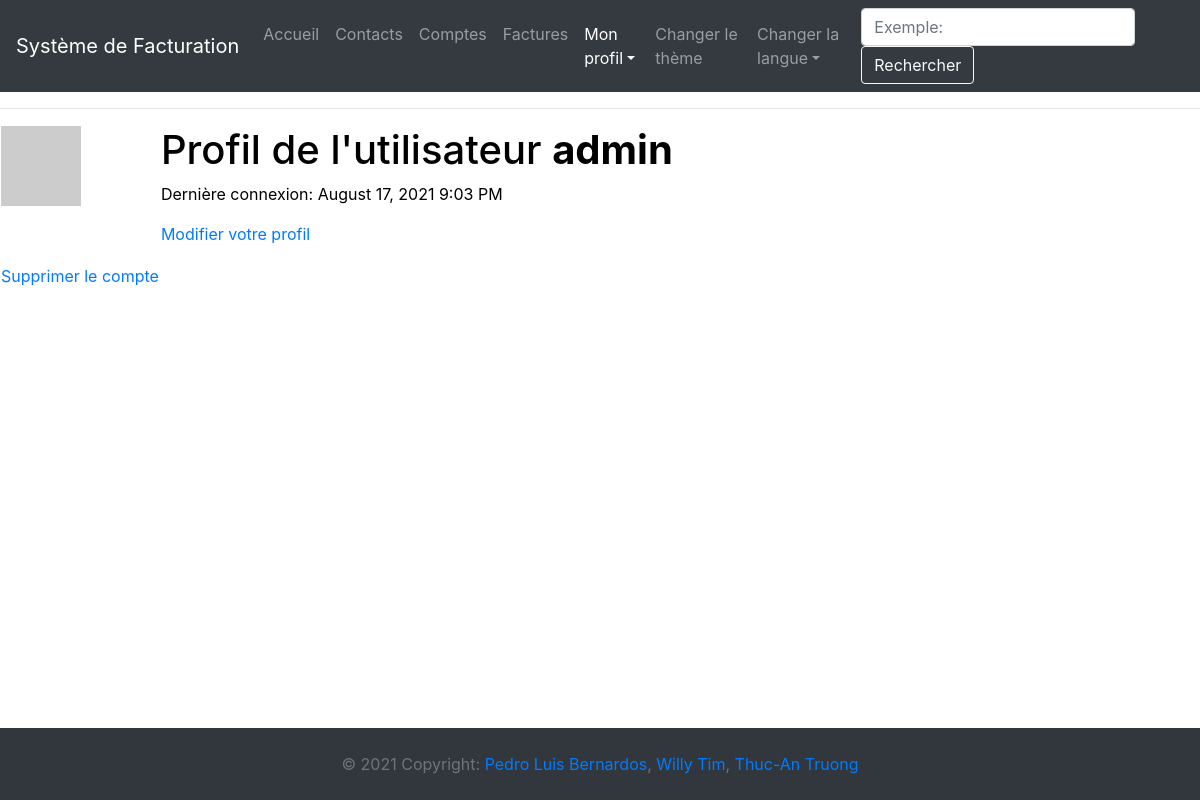
The page /user/admin (signed in) on the database as committed earlier.
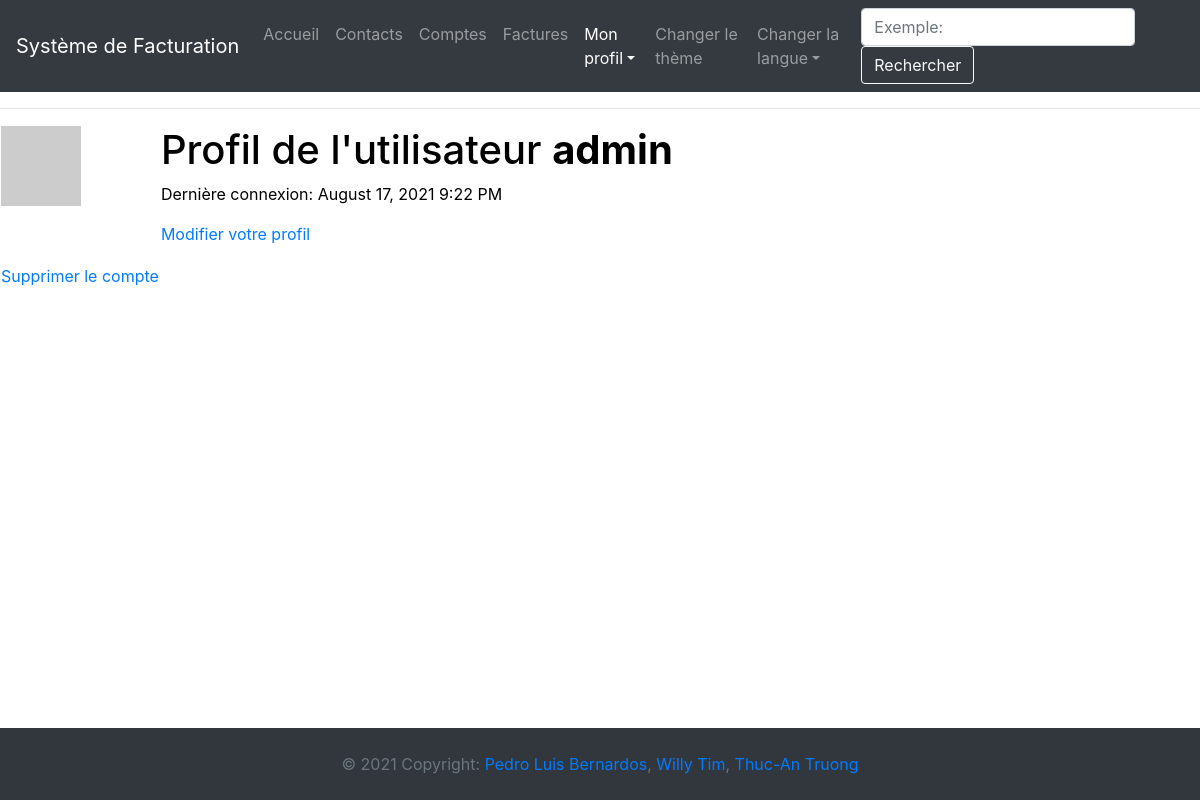
The same page on the database as committed later.
### app/models.py (models this page shows, shortened)
class User(UserMixin, db.Model):
    __tablename__ = "user"
    id = db.Column(db.Integer, primary_key=True)
    username = db.Column(db.String(64), index=True, unique=True)
    email = db.Column(db.String(120), index=True, unique=True)
    password_hash = db.Column(db.String(128))
    about_me = db.Column(db.String(140))
    last_seen = db.Column(db.DateTime, default=datetime.utcnow)
    profil_courrant = db.Column(db.Integer)
    profilEntreprise = db.relationship('CompanyProfil', back_populates="user")
    contact = db.relationship('Contact', back_populates="user")
    compte = db.relationship('Compte', back_populates="user")
    facture = db.relationship('Facture', back_populates="user")
    def avatar(self, size):
        digest = md5(self.email.lower().encode('utf-8')).hexdigest()
        return 'https://www.gravatar.com/avatar/{}?d=identicon&s={}'.format(digest, size)

### app/user/routes.py (the view)
@bp.route('/user/<username>')
@login_required
def user(username):
    user = User.query.filter_by(username=username).first_or_404()
    return render_template('user/user.html', title=_('Mon profil'), user=user)

### app/__init__.py (called while the page is built)
@app.context_processor
def inject_conf_var():
    return dict(AVAILABLE_LANGUAGES=app.config['LANGUAGES'], CURRENT_LANGUAGE=session.get('language',request.accept_languages.best_match(app.config['LANGUAGES'].keys())))

### app/models.py (called while the page is built)
@login.user_loader
def load_user(id):
    return User.query.get(int(id))

### app/routes.py (called while the page is built)
@app.before_request
def before_request():
    if current_user.is_authenticated:
        current_user.last_seen = datetime.utcnow()
        db.session.commit()

### app/templates/user/user.html (shortened to what this page needs)
{% extends "base.html" %}
{% block app_content %}
    <table>
        <tr valign="top">
            <td><img src="{{ user.avatar(128) }}"></td>
            <td>
                <h1>{{ _("Profil de l'utilisateur") }} <strong>{{ user.username }}</strong></h1>
                {% if user.last_seen %}<p>{{ _('Dernière connexion') }}: {{ moment(user.last_seen).format('LLL') }}</p>{% endif %}
                {% if user == current_user %}
                <p><a href="{{ url_for('user.edit_profile') }}">{{ _('Modifier votre profil') }}</a></p>
                {% endif %}
            </td>
        </tr>
        <tr>
            <td>
                <a href="{{ url_for('user.delete_user', username=current_user.username) }}">{{ _('Supprimer le compte') }}</a>
            </td>
        </tr>
    </table>
{% endblock %}

Rows that differ between the two databases and show on the page:
changed User "admin": last_seen "August 17, 2021 9:03 PM" → "August 17, 2021 9:22 PM"
